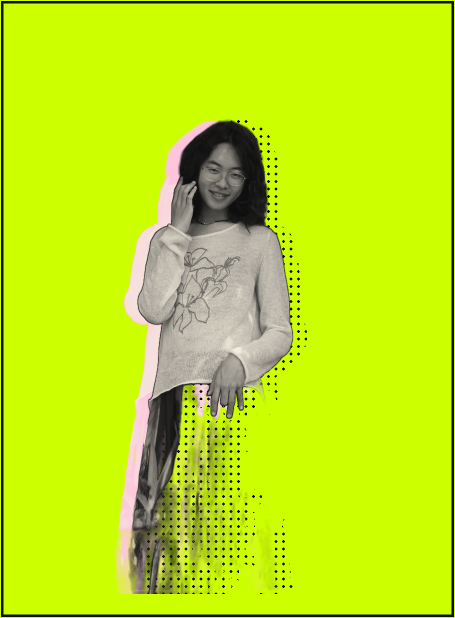
#> input picture scripts/_preview/portrait1-on-acid.png, 910 x 1236 px, given in place of portrait1.jpg, which was not available (shown at 1/2 size)
$ python process_portraits.py
#> lines starting #> are read from the running program, lines starting #| are printed output that depends on the picture
#!/usr/bin/env python
"""
Offline acid-portrait pipeline (FRONTEND_DESIGN §10.1).

Output is a 3-layer misregistration composite (stacked top → bottom):
  TOP     white-black grayscale portrait, centered    (the key image; face stays legible)
  MIDDLE  dot grid (.mark-dots motif), nudged RIGHT
  BOTTOM  white-pink grayscale portrait, nudged LEFT
The small offsets make a pink ghost poke out on the left and dots on the right —
a risograph/editorial misregistration look.

Matte (去背): isnet-general-use raw mask + an ALPHA LEVELS boost. The boost lifts
low-confidence regions (e.g. a dark skirt that the model returns at ~0.3 alpha) to
opaque while the pure-black background stays out, and hardens soft hair edges so the
warm fringe halo disappears.

Output:  public/images/<name>-acid.png            transparent composite (final asset)
         scripts/_preview/<name>-on-acid.png      composited on the acid block (review)

Usage:   python scripts/process_portraits.py            # all configured portraits
         python scripts/process_portraits.py portrait1  # subset
"""
from __future__ import annotations
import sys
from pathlib import Path
import numpy as np
from PIL import Image, ImageDraw, ImageFilter
from rembg import remove, new_session

ROOT = Path(__file__).resolve().parent.parent
SRC_DIR = ROOT / "public" / "images"
OUT_DIR = ROOT / "public" / "images"
PREVIEW_DIR = ROOT / "scripts" / "_preview"

# ── palette (mirrors src/styles/tokens.css; no new colors) ──
PAPER = (0xF3, 0xEC, 0xDD)
PINK  = (0xFF, 0xC4, 0xDD)
INK   = (0x0E, 0x0E, 0x0E)
ACID  = (0xCC, 0xFF, 0x00)

# ── global tunables ──
OUT_W       = 760     # output width (px)
CONTRAST    = 1.06    # gentle; keep face midtones (no blow-out)
OFFSET_FRAC = 0.036   # layer offset as a fraction of width (~14px @760)
DOT_SPACING = 15      # px between dot centers
DOT_RADIUS  = 2.6     # px dot radius

# ── per-image config ──
# alpha_lo / alpha_hi: levels window applied to the raw mask. Pixels below lo → 0,
# above hi → 1. Lower `lo` recovers faint regions (portrait1's dark skirt).
PORTRAITS = {
    "portrait1": dict(model="isnet-general-use", alpha_lo=0.13, alpha_hi=0.50),
    "portrait2": dict(model="isnet-general-use", alpha_lo=0.30, alpha_hi=0.62),
}

_sessions: dict[str, object] = {}
def session(name: str):
    if name not in _sessions:
        _sessions[name] = new_session(name)
    return _sessions[name]


def matte(img: Image.Image, cfg) -> Image.Image:
    """Raw mask → alpha levels boost → clean RGBA subject."""
    mask = remove(img, session=session(cfg["model"]), only_mask=True)
    a = np.asarray(mask, dtype=float) / 255.0
    lo, hi = cfg["alpha_lo"], cfg["alpha_hi"]
    a = np.clip((a - lo) / (hi - lo), 0, 1)              # boost faint regions, drop bg
    alpha = Image.fromarray((a * 255).astype(np.uint8), "L")
    alpha = alpha.filter(ImageFilter.MaxFilter(3))        # close 1px pinholes
    alpha = alpha.filter(ImageFilter.GaussianBlur(0.6))   # re-soften the cut edge
    rgba = img.convert("RGBA")
    rgba.putalpha(alpha)
    return rgba


# [11 lines left out: function _tone, not called in this run]


def gray_layer(rgba):  # white-black grayscale (on-palette endpoints)
    return _tone(rgba, INK, PAPER)

def pink_layer(rgba):  # white-pink grayscale
    return _tone(rgba, PINK, PAPER)


# [37 lines left out: functions dots_layer, compose, preview_on_acid, not called in this run]


def process(name: str, cfg):
#> called with name = 'portrait1'
    img = Image.open(SRC_DIR / f"{name}.jpg").convert("RGB")
#> img is the input picture: PIL image 910x1236 RGB; mean R, G, B 189.8, 229.4, 22.5
    img = img.resize((OUT_W, round(OUT_W * img.height / img.width)), Image.LANCZOS)
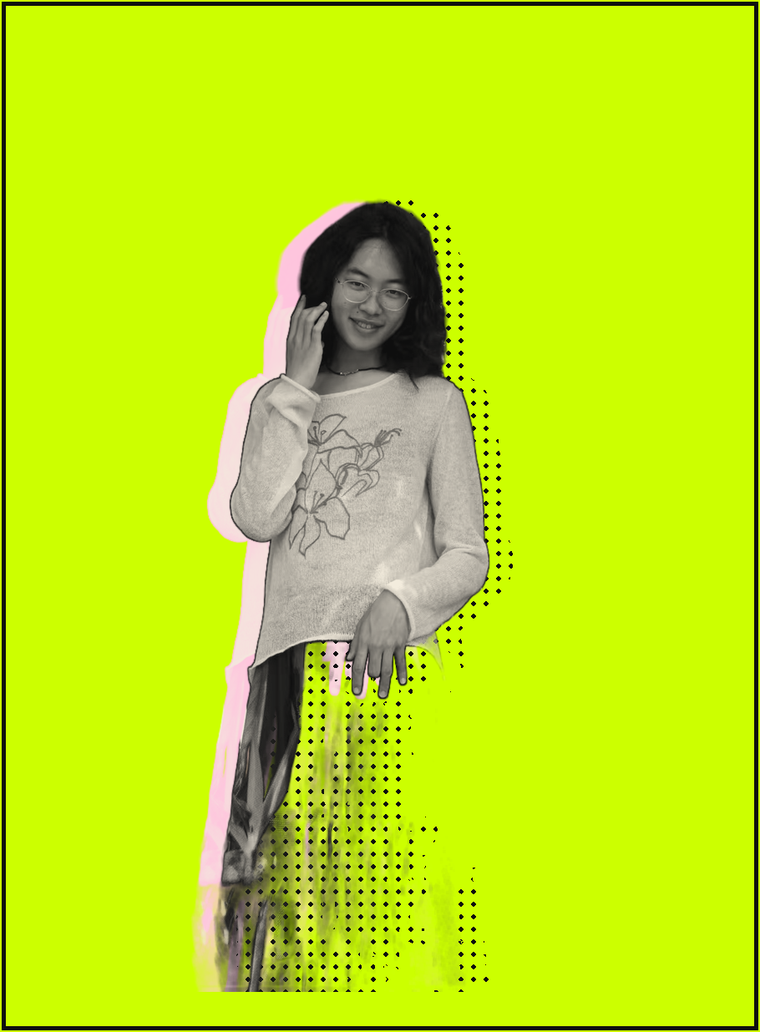
#> img: PIL image 760x1032 RGB; mean R, G, B 189.9, 229.3, 22.6
    subject = matte(img, cfg)
    comp = compose(subject)
    OUT_DIR.mkdir(parents=True, exist_ok=True)
    PREVIEW_DIR.mkdir(parents=True, exist_ok=True)
    out = OUT_DIR / f"{name}-acid.png"
    comp.save(out)
    preview_on_acid(comp).convert("RGB").save(PREVIEW_DIR / f"{name}-on-acid.png", quality=92)
    print(f"  {name}: {out.relative_to(ROOT)}  ({comp.width}×{comp.height})")


def main():
    names = sys.argv[1:] or list(PORTRAITS)
    print(f"acid-portrait pipeline (3-layer) → {len(names)} image(s)")
    for n in names:
        process(n, PORTRAITS[n])
#> (the call stopped at in session, `_sessions[name] = new_session(name)`: rembg is not available in this run)
#> pass 2 of the loop in main, `for n in names:`:
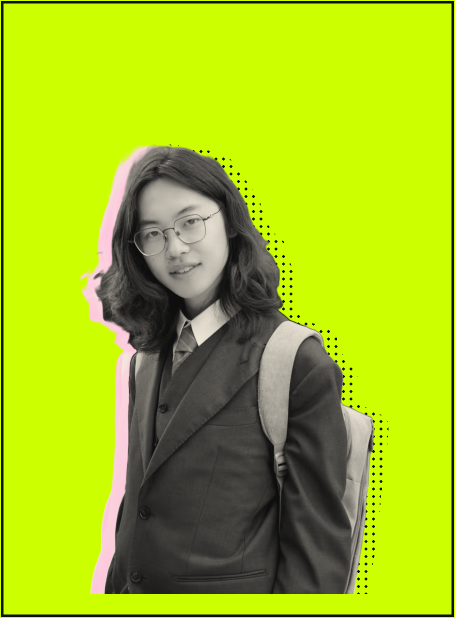
#> input picture scripts/_preview/portrait2-on-acid.png, 910 x 1236 px, given in place of portrait2.jpg, which was not available (shown at 1/2 size)
#> in process, img is the input picture: PIL image 910x1236 RGB; mean R, G, B 162.6, 193.9, 28.3
#> in process (call 2), `img = img.resize((OUT_W, round(OUT_W * img.height / img.width)), Image..`:
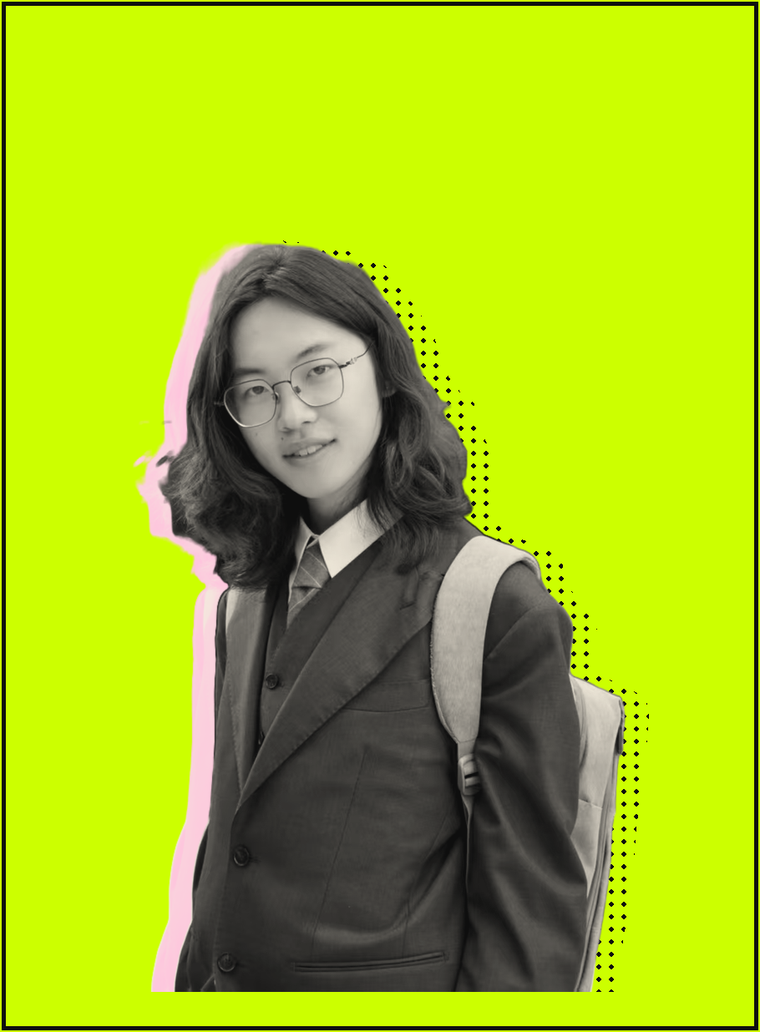
#> img: PIL image 760x1032 RGB; mean R, G, B 162.6, 193.8, 28.3
    print("done. previews in scripts/_preview/")


if __name__ == "__main__":
    main()
